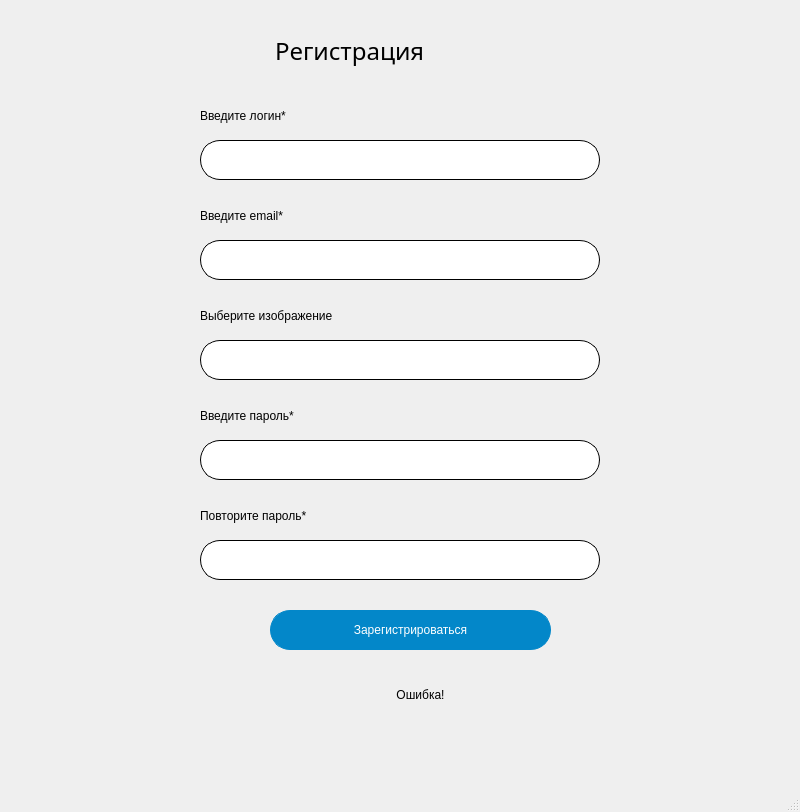
<?xml version="1.0" encoding="UTF-8"?>
<ui version="4.0">
 <class>MainWindow</class>
 <widget class="QMainWindow" name="MainWindow">
  <property name="enabled">
   <bool>true</bool>
  </property>
  <property name="geometry">
   <rect>
    <x>0</x>
    <y>0</y>
    <width>800</width>
    <height>812</height>
   </rect>
  </property>
  <property name="windowTitle">
   <string>Регистрация</string>
  </property>
  <property name="styleSheet">
   <string notr="true">
font: 12pt &quot;Comfortaa&quot;;</string>
  </property>
  <property name="documentMode">
   <bool>false</bool>
  </property>
  <property name="dockNestingEnabled">
   <bool>false</bool>
  </property>
  <widget class="QWidget" name="centralwidget">
   <widget class="QPushButton" name="regist_btn">
    <property name="geometry">
     <rect>
      <x>270</x>
      <y>610</y>
      <width>281</width>
      <height>40</height>
     </rect>
    </property>
    <property name="cursor">
     <cursorShape>PointingHandCursor</cursorShape>
    </property>
    <property name="styleSheet">
     <string notr="true">font: 12px &quot;Comfortaa&quot;;
background-color: rgb(3, 135, 201);
color: rgb(255, 255, 255);
border: 1px solid rgb(3, 135, 201);
border-radius: 20px;</string>
    </property>
    <property name="text">
     <string>Зарегистрироваться</string>
    </property>
   </widget>
   <widget class="QLineEdit" name="login">
    <property name="geometry">
     <rect>
      <x>200</x>
      <y>140</y>
      <width>400</width>
      <height>40</height>
     </rect>
    </property>
    <property name="styleSheet">
     <string notr="true">font: 14px &quot;Comfortaa&quot;;
border: 1px solid black;
border-radius: 20px;</string>
    </property>
   </widget>
   <widget class="QLineEdit" name="image">
    <property name="geometry">
     <rect>
      <x>200</x>
      <y>340</y>
      <width>400</width>
      <height>40</height>
     </rect>
    </property>
    <property name="styleSheet">
     <string notr="true">font: 14px &quot;Comfortaa&quot;;
border: 1px solid black;
border-radius: 20px;</string>
    </property>
    <property name="readOnly">
     <bool>true</bool>
    </property>
   </widget>
   <widget class="QLabel" name="label">
    <property name="geometry">
     <rect>
      <x>275</x>
      <y>20</y>
      <width>261</width>
      <height>61</height>
     </rect>
    </property>
    <property name="font">
     <font>
      <family>Comfortaa</family>
      <pointsize>18</pointsize>
      <weight>50</weight>
      <italic>false</italic>
      <bold>false</bold>
     </font>
    </property>
    <property name="styleSheet">
     <string notr="true">font: 18pt &quot;Comfortaa&quot;;</string>
    </property>
    <property name="text">
     <string>Регистрация</string>
    </property>
   </widget>
   <widget class="QLabel" name="label_2">
    <property name="geometry">
     <rect>
      <x>200</x>
      <y>100</y>
      <width>181</width>
      <height>31</height>
     </rect>
    </property>
    <property name="text">
     <string>Введите логин*</string>
    </property>
   </widget>
   <widget class="QLabel" name="label_3">
    <property name="geometry">
     <rect>
      <x>200</x>
      <y>300</y>
      <width>271</width>
      <height>31</height>
     </rect>
    </property>
    <property name="text">
     <string>Выберите изображение</string>
    </property>
   </widget>
   <widget class="QLineEdit" name="email">
    <property name="geometry">
     <rect>
      <x>200</x>
      <y>240</y>
      <width>400</width>
      <height>40</height>
     </rect>
    </property>
    <property name="styleSheet">
     <string notr="true">font: 14px &quot;Comfortaa&quot;;
border: 1px solid black;
border-radius: 20px;</string>
    </property>
   </widget>
   <widget class="QLabel" name="label_4">
    <property name="geometry">
     <rect>
      <x>200</x>
      <y>200</y>
      <width>171</width>
      <height>31</height>
     </rect>
    </property>
    <property name="text">
     <string>Введите email*</string>
    </property>
   </widget>
   <widget class="QLineEdit" name="password">
    <property name="geometry">
     <rect>
      <x>200</x>
      <y>440</y>
      <width>400</width>
      <height>40</height>
     </rect>
    </property>
    <property name="styleSheet">
     <string notr="true">font: 14px &quot;Comfortaa&quot;;
border: 1px solid black;
border-radius: 20px;</string>
    </property>
   </widget>
   <widget class="QLabel" name="label_5">
    <property name="geometry">
     <rect>
      <x>200</x>
      <y>400</y>
      <width>191</width>
      <height>31</height>
     </rect>
    </property>
    <property name="text">
     <string>Введите пароль*</string>
    </property>
   </widget>
   <widget class="QLabel" name="label_6">
    <property name="geometry">
     <rect>
      <x>200</x>
      <y>500</y>
      <width>231</width>
      <height>31</height>
     </rect>
    </property>
    <property name="text">
     <string>Повторите пароль*</string>
    </property>
   </widget>
   <widget class="QLineEdit" name="password_2">
    <property name="geometry">
     <rect>
      <x>200</x>
      <y>540</y>
      <width>400</width>
      <height>40</height>
     </rect>
    </property>
    <property name="styleSheet">
     <string notr="true">font: 14px &quot;Comfortaa&quot;;
border: 1px solid black;
border-radius: 20px;</string>
    </property>
   </widget>
   <widget class="QLabel" name="error">
    <property name="geometry">
     <rect>
      <x>120</x>
      <y>680</y>
      <width>601</width>
      <height>31</height>
     </rect>
    </property>
    <property name="styleSheet">
     <string notr="true"/>
    </property>
    <property name="text">
     <string>&lt;html&gt;&lt;head/&gt;&lt;body&gt;&lt;p align=&quot;center&quot;&gt;Ошибка!&lt;/p&gt;&lt;/body&gt;&lt;/html&gt;</string>
    </property>
   </widget>
   <widget class="QPushButton" name="image_btn">
    <property name="geometry">
     <rect>
      <x>470</x>
      <y>300</y>
      <width>31</width>
      <height>31</height>
     </rect>
    </property>
    <property name="cursor">
     <cursorShape>PointingHandCursor</cursorShape>
    </property>
    <property name="styleSheet">
     <string notr="true">border: 0px;</string>
    </property>
    <property name="text">
     <string/>
    </property>
   </widget>
   <widget class="QPushButton" name="home_btn">
    <property name="geometry">
     <rect>
      <x>220</x>
      <y>610</y>
      <width>41</width>
      <height>41</height>
     </rect>
    </property>
    <property name="cursor">
     <cursorShape>PointingHandCursor</cursorShape>
    </property>
    <property name="styleSheet">
     <string notr="true">border: 0px;
</string>
    </property>
    <property name="text">
     <string/>
    </property>
   </widget>
  </widget>
  <widget class="QMenuBar" name="menubar">
   <property name="geometry">
    <rect>
     <x>0</x>
     <y>0</y>
     <width>800</width>
     <height>32</height>
    </rect>
   </property>
  </widget>
  <widget class="QStatusBar" name="statusbar"/>
 </widget>
 <resources/>
 <connections/>
</ui>
